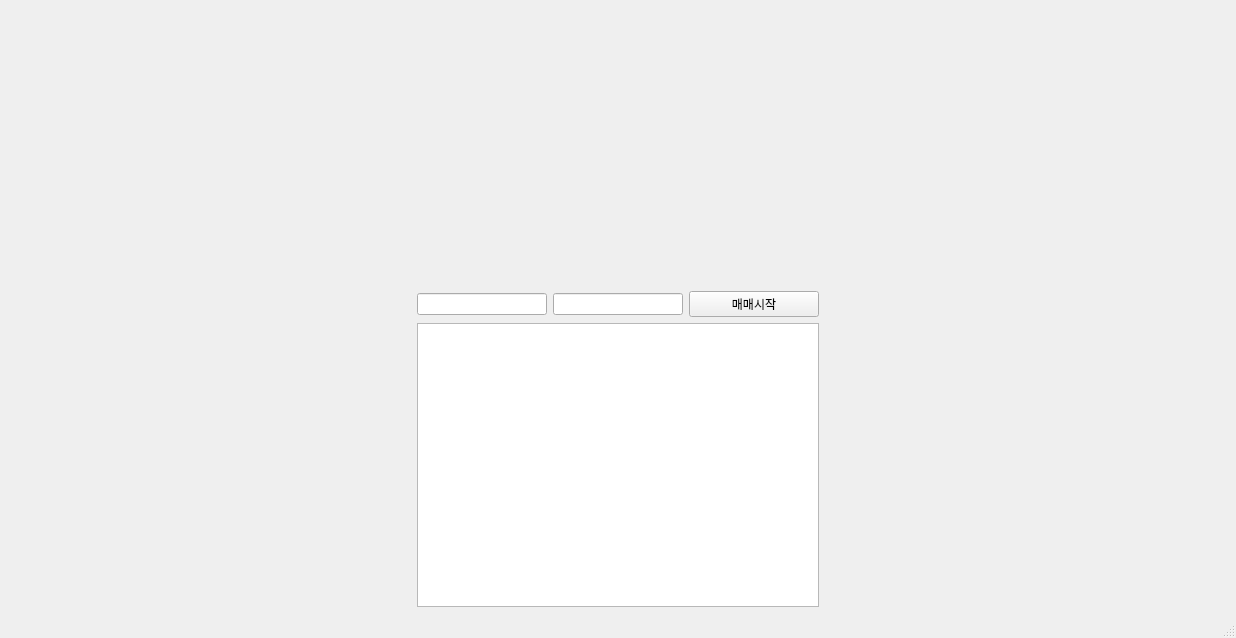
<?xml version="1.0" encoding="UTF-8"?>
<ui version="4.0">
 <class>MainWindow</class>
 <widget class="QMainWindow" name="MainWindow">
  <property name="geometry">
   <rect>
    <x>0</x>
    <y>0</y>
    <width>1236</width>
    <height>638</height>
   </rect>
  </property>
  <property name="windowTitle">
   <string>MainWindow</string>
  </property>
  <widget class="QWidget" name="centralwidget">
   <layout class="QGridLayout" name="gridLayout">
    <item row="0" column="1">
     <layout class="QVBoxLayout" name="verticalLayout">
      <item>
       <widget class="OverviewWidget" name="widget_3" native="true">
        <property name="maximumSize">
         <size>
          <width>16777215</width>
          <height>120</height>
         </size>
        </property>
       </widget>
      </item>
      <item>
       <widget class="ChartWidget" name="widget_2" native="true">
        <property name="maximumSize">
         <size>
          <width>16777215</width>
          <height>150</height>
         </size>
        </property>
       </widget>
      </item>
      <item>
       <layout class="QHBoxLayout" name="horizontalLayout_4">
        <item>
         <widget class="QLineEdit" name="apiKey">
          <property name="sizePolicy">
           <sizepolicy hsizetype="Preferred" vsizetype="Fixed">
            <horstretch>0</horstretch>
            <verstretch>0</verstretch>
           </sizepolicy>
          </property>
          <property name="echoMode">
           <enum>QLineEdit::Password</enum>
          </property>
         </widget>
        </item>
        <item>
         <widget class="QLineEdit" name="secKey">
          <property name="sizePolicy">
           <sizepolicy hsizetype="Preferred" vsizetype="Fixed">
            <horstretch>0</horstretch>
            <verstretch>0</verstretch>
           </sizepolicy>
          </property>
          <property name="echoMode">
           <enum>QLineEdit::Password</enum>
          </property>
         </widget>
        </item>
        <item>
         <widget class="QPushButton" name="button">
          <property name="text">
           <string>매매시작</string>
          </property>
         </widget>
        </item>
       </layout>
      </item>
      <item>
       <widget class="QTextEdit" name="textEdit">
        <property name="sizePolicy">
         <sizepolicy hsizetype="Preferred" vsizetype="Preferred">
          <horstretch>0</horstretch>
          <verstretch>0</verstretch>
         </sizepolicy>
        </property>
       </widget>
      </item>
     </layout>
    </item>
    <item row="0" column="2">
     <widget class="OrderbookWidget" name="widget" native="true">
      <property name="enabled">
       <bool>true</bool>
      </property>
     </widget>
    </item>
    <item row="0" column="0">
     <widget class="TickerlistWidget" name="widget_4" native="true"/>
    </item>
   </layout>
  </widget>
  <widget class="QMenuBar" name="menubar">
   <property name="geometry">
    <rect>
     <x>0</x>
     <y>0</y>
     <width>1236</width>
     <height>21</height>
    </rect>
   </property>
  </widget>
  <widget class="QStatusBar" name="statusbar"/>
 </widget>
 <customwidgets>
  <customwidget>
   <class>OrderbookWidget</class>
   <extends>QWidget</extends>
   <header>orderbook</header>
   <container>1</container>
  </customwidget>
  <customwidget>
   <class>OverviewWidget</class>
   <extends>QWidget</extends>
   <header>overview</header>
   <container>1</container>
  </customwidget>
  <customwidget>
   <class>ChartWidget</class>
   <extends>QWidget</extends>
   <header>chart</header>
   <container>1</container>
  </customwidget>
  <customwidget>
   <class>TickerlistWidget</class>
   <extends>QWidget</extends>
   <header>tickerlist</header>
   <container>1</container>
  </customwidget>
 </customwidgets>
 <resources/>
 <connections/>
</ui>
